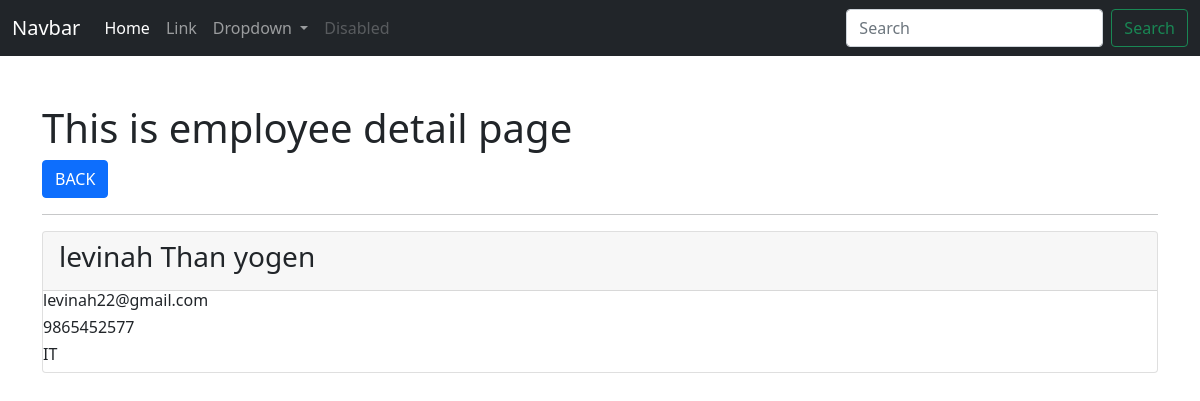
Screenshot of /employees/show/8/ with the database file from the repository.
### app_employeewebsite/models.py (models this page shows, shortened)
class Employee(models.Model):
    full_name = models.CharField(max_length=255)
    contact = models.CharField(max_length=255)
    email = models.EmailField()
    dob = models.DateField()
    join_date = models.DateField()
    gender = models.CharField(max_length=255)
    blood_group = models.CharField(max_length=255)
    address = models.CharField(max_length=255)
    user = models.ForeignKey(User, on_delete=models.CASCADE)
    department = models.ForeignKey(Department,on_delete=models.CASCADE)
    class Meta:
        db_table = 'app_employee'

class Department(models.Model):
    department_name = models.CharField(max_length=255)
    short_name = models.CharField(max_length=255, null=True, blank=True)
    status = models.BooleanField(default=True)
    def __str__(self):
        return self.short_name
    class Meta:
        db_table = "app_department"

### app_employeewebsite/views.py (the view)
# urls.py: path('employees/show/<int:id>/', views.employee_show, name = 'emp-show'),
def employee_show(request, id):
    data = Employee.objects.get(id=id)
    context = {"data":data}
    return render(request, 'employees/show_employee.html', context)

### templates/employees/show_employee.html (shortened to what this page needs)
{% extends 'layouts/master.html' %}
{% block content %}
<div class="container mt-5">
    <h1>This is employee detail page</h1>
<a href="{% url 'emp-index' %}" class="btn btn-primary">BACK</a>
<hr>
<div class="card">
    <div class="card-header"><h3>{{ data.full_name }}</h3></div>
    <div class="ccard-body">
        <h6> {{ data.email }} </h6>
        <h6> {{ data.contact }} </h6>
        <h6> {{ data.department }} </h6>
    </div>
</div>
</div>
{% endblock%}

### rows the page displays
Employee: full_name "levinah Than yogen", email "levinah22@gmail.com", contact "9865452577", department "IT"
